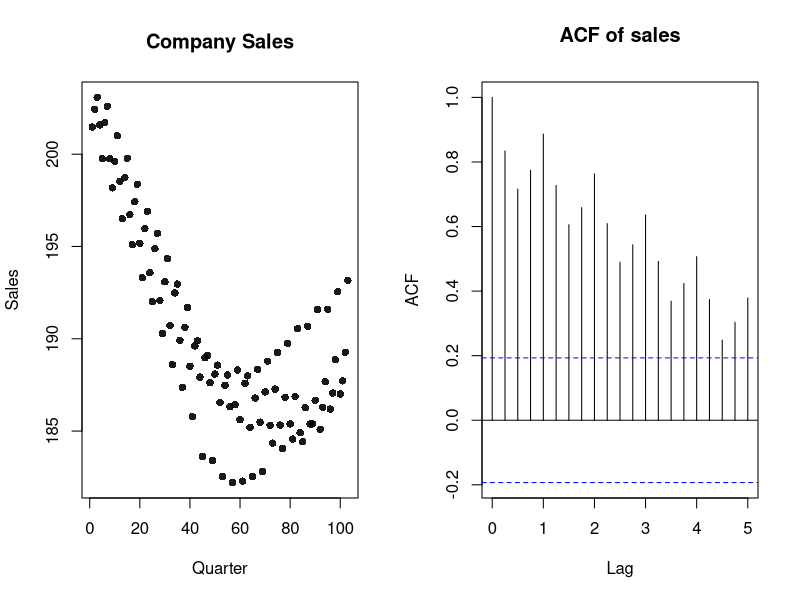
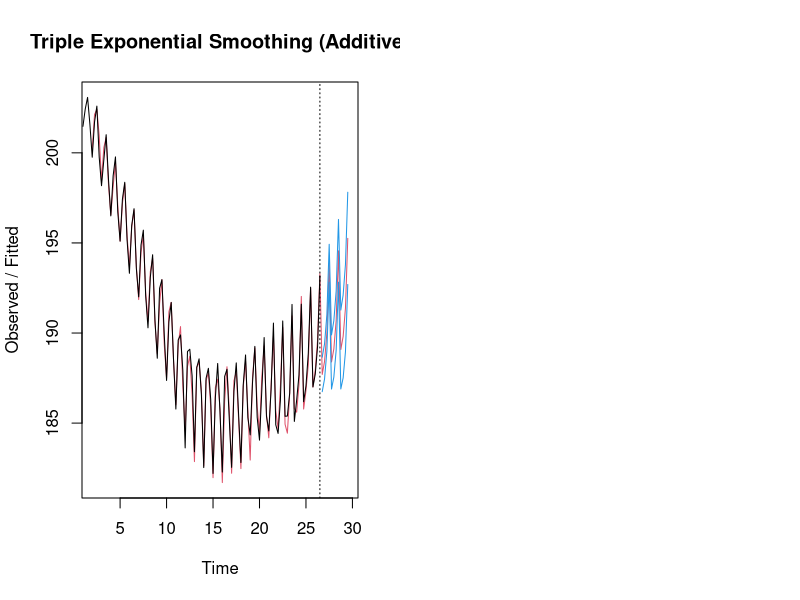
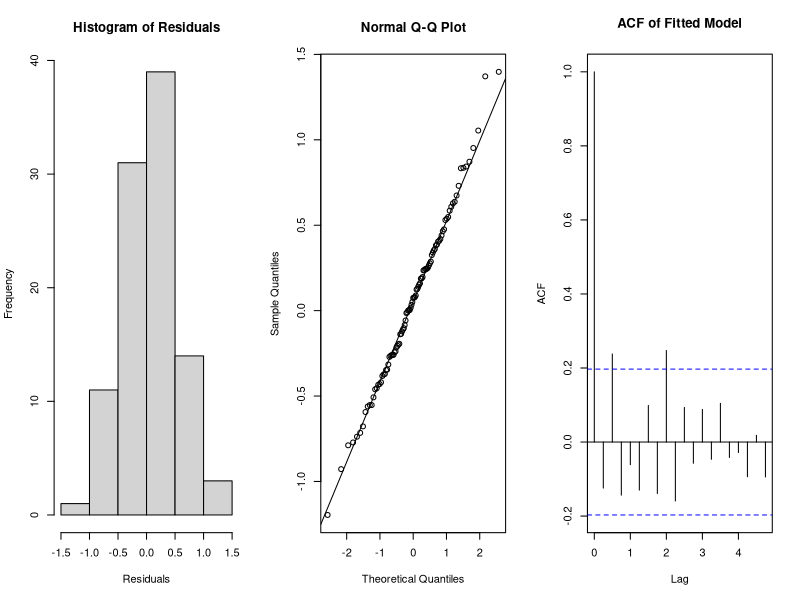

Write R code to recreate these figures, in order.
# Q1.

# A software company is interested in modelling and predicting its sales. 
# The data-set StartupSales.csv includes the quarterly sales of the company from 
# the first quarter of 1992 to the third quarter of 2017.


# a. Load the data into R and generate appropriate plot(s) to comment 
# on the stationary of the data. Is the data stationary? Why or why not?

sales.data <- read.csv("StartupSales.csv", header=FALSE)
sales <- sales.data$V1
sales.ts <- ts(sales, start = 1, frequency = 4)
par(mfrow = c(1, 2))
plot(sales, main = "Company Sales", ylab = "Sales", xlab = "Quarter", pch = 16,
     col = adjustcolor("black", 0.9))
acf(sales.ts, main = "ACF of sales")

# The data is not stationary because there is a clear quadratic trend in the plot 
# and a slow linear decay in the ACF plot


# b. Suppose the data is divided into test and training sets where the last 2 years 
# of data (8 quarters) is the test set and the remainder of the data is the training 
# set. Apply all possible versions of exponential smoothing on the training data. 
# If you identify seasonality, this means models with and without periodic component 
# and/or trend. Next, use the APSE on the test set to measure the quality of the 
# prediction. Provide the APSE of all the fitted models and justify your choice 
# among the models that you have tried.

n <- length(sales)
train <- sales[1:(n - 8)]
train.ts <- ts(train, start = 1, frequency = 4)
test <- sales[(n - 7):n]
test.ts <- ts(test, start = c(24, 4), frequency = 4)

# Simple exponential smoothing
es <- HoltWinters(train.ts, gamma = FALSE, beta = FALSE)
es
es.predict <- predict(es, n.ahead = 8)
es.predict
apse.es <- mean((test.ts - es.predict)^2)

# Double exponential smoothing
hw <- HoltWinters(train.ts, gamma = FALSE)
hw
hw.predict <- predict(hw, n.ahead = 8)
hw.predict
apse.hw <- mean((test.ts - hw.predict)^2)

# Triple exponential smoothing (additive)
hw.additive <- HoltWinters(train.ts, seasonal = "additive")
hw.additive
hw.additive.predict <- predict(hw.additive, n.ahead = 8)
hw.additive.predict
apse.hw.additive <- mean((test.ts - hw.additive.predict)^2)

# Triple exponential smoothing (multiplicative)
hw.multiplicative <- HoltWinters(train.ts, seasonal = "multiplicative")
hw.multiplicative
hw.multiplicative.predict <- predict(hw.multiplicative, n.ahead = 8)
hw.multiplicative.predict
apse.hw.multiplicative <- mean((test.ts - hw.multiplicative.predict)^2)

# Lowest APSE
apse <- c(apse.es, apse.hw, apse.hw.additive, apse.hw.multiplicative)
which.min(apse)
# Triple exponential smoothing (additive) performs best


# c.

fitted.model <- HoltWinters(sales.ts, seasonal = "additive")
pred.fitted <- predict(fitted.model, n.ahead = 12, prediction.interval = TRUE, level = 0.95)
plot(fitted.model, pred.fitted, main = "Triple Exponential Smoothing (Additive)")
pred.fitted


# d.
par(mfrow = c(1, 3))
hist(residuals(fitted.model), main = "Histogram of Residuals", xlab = "Residuals")
qqnorm(residuals(fitted.model))
qqline(residuals(fitted.model))
acf(residuals(fitted.model), main = "ACF of Fitted Model")
# The residuals appear to be normal based on the Q-Q plot, histogram, and the 
# ACF plot, so Gaussian white noise is a reasonable assumption.
